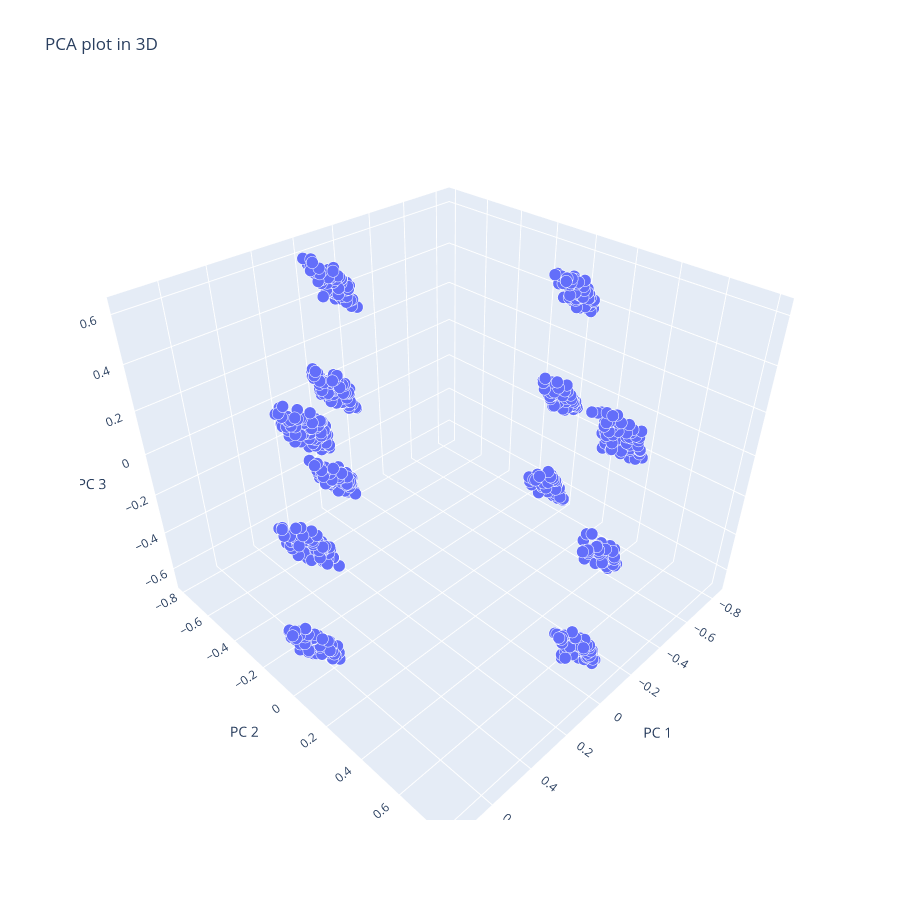

Here is the notebook cell this chart was saved with:
### Code cell
PCAplot3D(X)

### Figure 1 — Plotly figure (JSON) as saved in the notebook; plotly's stock layout.template omitted (floating-point values rounded to 4 significant figures; data arrays with more than 128 entries replaced by an {"elided": "..."} marker saying what was removed)
{"data": [{"hovertemplate": "PC 1=%{x}<br>PC 2=%{y}<br>PC 3=%{z}<br>size=%{marker.size}<extra></extra>", "legendgroup": "", "marker": {"color": "#636efa", "opacity": 1, "size": {"elided": "1000 float values"}, "sizemode": "area", "sizeref": 0.00025, "symbol": "circle"}, "mode": "markers", "name": "", "scene": "scene", "showlegend": false, "type": "scatter3d", "x": {"elided": "1000 float values"}, "y": {"elided": "1000 float values"}, "z": {"elided": "1000 float values"}}], "layout": {"height": 900, "legend": {"itemsizing": "constant", "tracegroupgap": 0}, "scene": {"domain": {"x": [0, 1], "y": [0, 1]}, "xaxis": {"title": {"text": "PC 1"}}, "yaxis": {"title": {"text": "PC 2"}}, "zaxis": {"title": {"text": "PC 3"}}}, "title": {"text": "PCA plot in 3D"}, "width": 900}}
